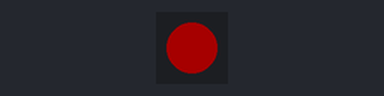
Simulated run of this sketch. Board: Arduino Uno, built with avr-gcc and run on an emulated ATmega328P. On the bench: 1 RGB LEDs in strip order, left to right. Dim RGB values are drawn brighter than linear.

Above: at 0.15 s.
At 0.75 s:
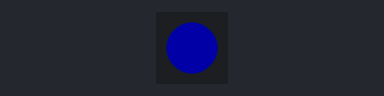
At 1.36 s:
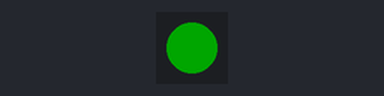
At 3.47 s:
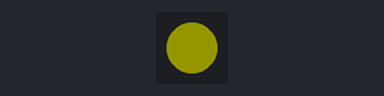
Timing chart, 0 to 4.2 s (numbered marks = the images above):
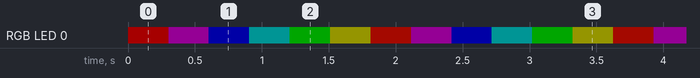

Measured:
- by itself, RGB LED 0: repeats every 1.8 s: RGB(20, 0, 20) 0.30 s, RGB(0, 0, 40) 0.30 s, RGB(0, 20, 20) 0.30 s, RGB(0, 40, 0) 0.30 s, RGB(20, 20, 0) 0.30 s, RGB(38, 2, 0) 0.30 s
- by itself, everything shown: repeats every 1.8 s, in 6 steps

The sketch:

Arduino_WS2812.ino
```cpp
// (licence header left out)
#include <Adafruit_NeoPixel.h>

#define PIN 0        // Arduino pin connected to WS2812B's DIN

#define DELAY 30     // ms between color changes
#define COLSTEP 2    // steps between color changes
#define MINCOLOR 0   // lowest color setting (0-255)
#define MAXCOLOR 40  // highest color setting (0-255)

uint8_t r = MAXCOLOR; // start with red
uint8_t g = MINCOLOR;
uint8_t b = MINCOLOR;

// New instance of NeoPixel class
Adafruit_NeoPixel leds = Adafruit_NeoPixel(1, PIN, NEO_GRB + NEO_KHZ800);

void setup()
{
  leds.begin();
  leds.setPixelColor(0, 0);
  leds.show();
}

void loop()
{
  // Red to Red+Blue to Blue
  for (r = MAXCOLOR, b = MINCOLOR; b < MAXCOLOR; r -= COLSTEP, b += COLSTEP) {
    leds.setPixelColor(0, r, g, b);
    leds.show();
    delay(DELAY);
  }
  // Blue to Blue+Green to Green
  for (b = MAXCOLOR, g = MINCOLOR; g < MAXCOLOR; b -= COLSTEP, g += COLSTEP) {
    leds.setPixelColor(0, r, g, b);
    leds.show();
    delay(DELAY);
  }
  // Green to Red+Green to Red
  for (g = MAXCOLOR, r = MINCOLOR; r < MAXCOLOR; g -= COLSTEP, r += COLSTEP) {
    leds.setPixelColor(0, r, g, b);
    leds.show();
    delay(DELAY);
  }
}


/*
The MIT License (MIT)

Copyright (c) 2013 by Michael Shimniok

Permission is hereby granted, free of charge, to any person obtaining a copy
of this software and associated documentation files (the "Software"), to deal
in the Software without restriction, including without limitation the rights
to use, copy, modify, merge, publish, distribute, sublicense, and/or sell
copies of the Software, and to permit persons to whom the Software is
furnished to do so, subject to the following conditions:

The above copyright notice and this permission notice shall be included in
all copies or substantial portions of the Software.

THE SOFTWARE IS PROVIDED "AS IS", WITHOUT WARRANTY OF ANY KIND, EXPRESS OR
IMPLIED, INCLUDING BUT NOT LIMITED TO THE WARRANTIES OF MERCHANTABILITY,
FITNESS FOR A PARTICULAR PURPOSE AND NONINFRINGEMENT. IN NO EVENT SHALL THE
AUTHORS OR COPYRIGHT HOLDERS BE LIABLE FOR ANY CLAIM, DAMAGES OR OTHER
LIABILITY, WHETHER IN AN ACTION OF CONTRACT, TORT OR OTHERWISE, ARISING FROM,
OUT OF OR IN CONNECTION WITH THE SOFTWARE OR THE USE OR OTHER DEALINGS IN
THE SOFTWARE.
*/
```
